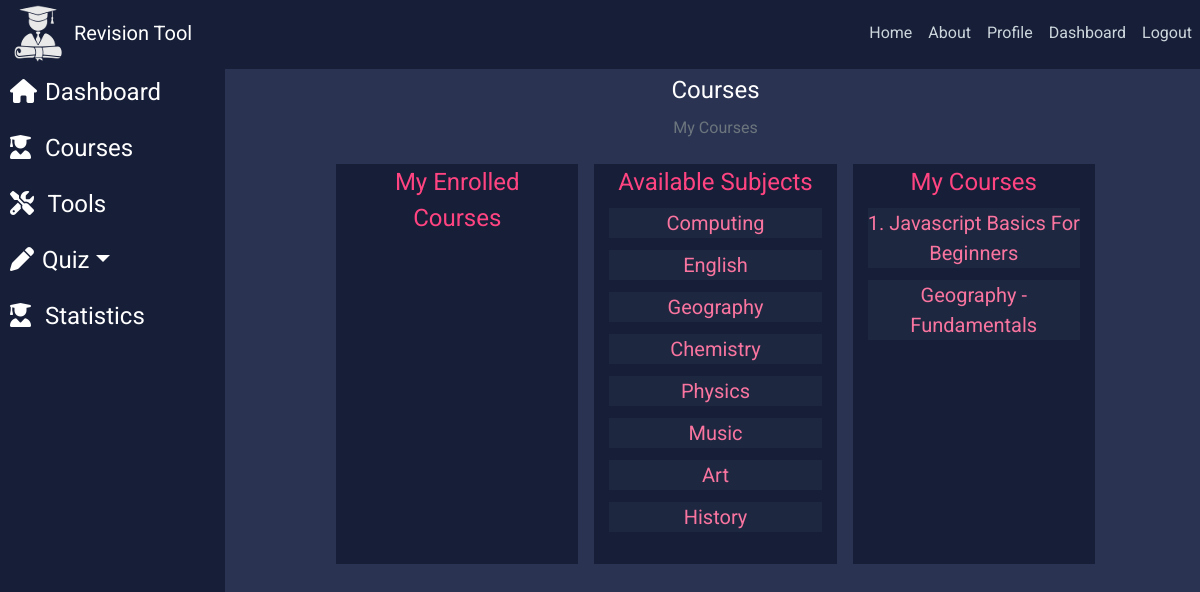
The page /course-landing/ (signed in) on the database as committed earlier.
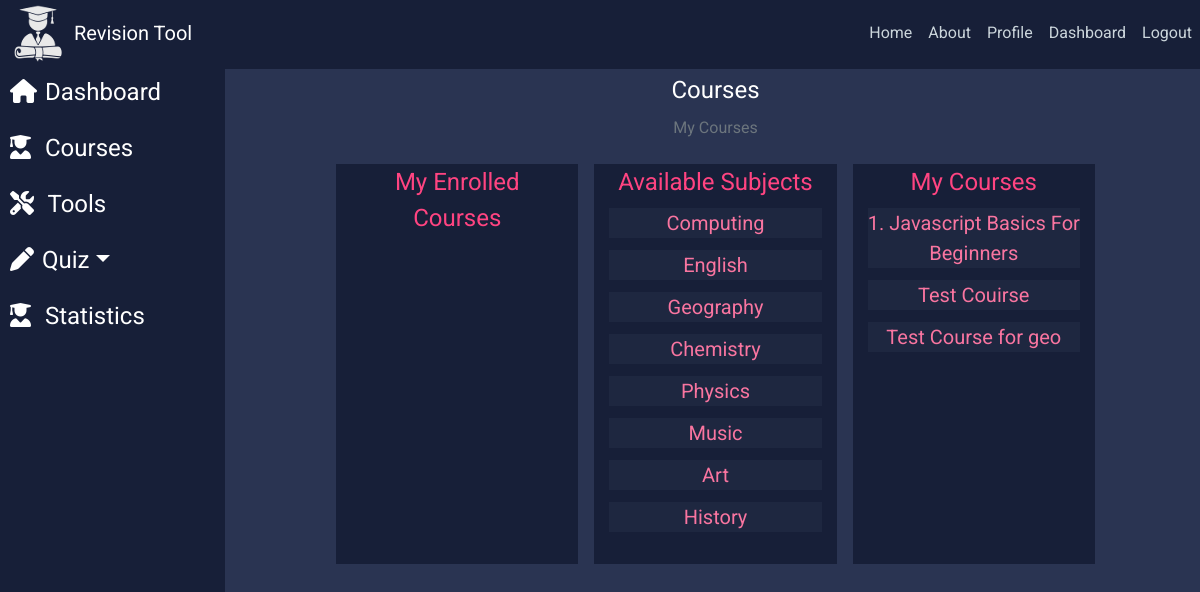
The same page on the database as committed later.
### courses/models.py (models this page shows, shortened)
class Course(models.Model):
    SUBJECT_CHOICE = (
                      ("Computing", "Computing"),
                      ("English", "English"),
                      ("Geography", "Geography"),
                      ("Chemistry", "Chemistry"),
                      ("Physics", "Physics"),
                      ("Music", "Music"),
                      ("Art", "Art"),
                      ("History", "History"),
                    )
    name = models.CharField(max_length = 45)
    user = models.ForeignKey(settings.AUTH_USER_MODEL, on_delete = models.CASCADE)
    description = models.CharField(max_length=250)
    subject = models.CharField(max_length=15, choices=SUBJECT_CHOICE,default="Computing")
    published = models.BooleanField(default=False)
    slug = models.SlugField(default=name)
    def __str__(self):
        return self.name
    class Meta:
        verbose_name_plural = "Course"

### courses/views.py (the view)
# urls.py: path('course-landing/', views.course_view, name='course-landing'),
@login_required
def course_view(request):
    re = Course.SUBJECT_CHOICE
    user_name = request.user
    my_courses = Course.objects.filter(user=user_name)
    args ={
        "subjects": re,
        "my_published": my_courses
    }
    return render(request, 'courses/course_home.html', args)

### courses/templates/courses/course_home.html
{% extends "dashboard/base.html" %}
{% block content %}
<div class="row justify-content-center">
  <div class="col-8 mt-2 text-center">
      <legend class="text-center">Courses</legend>
      <p class="text-center text-muted">My Courses</p>
  </div>
</div>
<div class="row justify-content-center">
  <div class="col-sm-3 course-sect m-2">
    <legend class="text-center">My Enrolled Courses</legend>
  </div>
  <div class="col-sm-3 course-sect m-2">
    <legend class="text-center">Available Subjects</legend>
    {% for subjects in subjects %}
    <div id="subject-hover" class="subject-item text-center"><a href="{% url 'view-courses' subject=subjects.0 %}">{{subjects.0}}</a></div>
    {% endfor %}
  </div>
  <div class="col-sm-3 course-sect m-2">
    <legend class="text-center">My Courses</legend>
    {% for courses in my_published %}
    <div id="subject-hover" class="subject-item text-center"><a href="{% url 'view-this-course' course_pk=courses.id %}">{{courses}}</a></div>
    {% endfor %}
  </div>
</div>
{% endblock content %}

Rows that differ between the two databases and show on the page:
removed Course: name "Geography - Fundamentals"
added Course: name "Test Couirse"
added Course: name "Test Course for geo"
